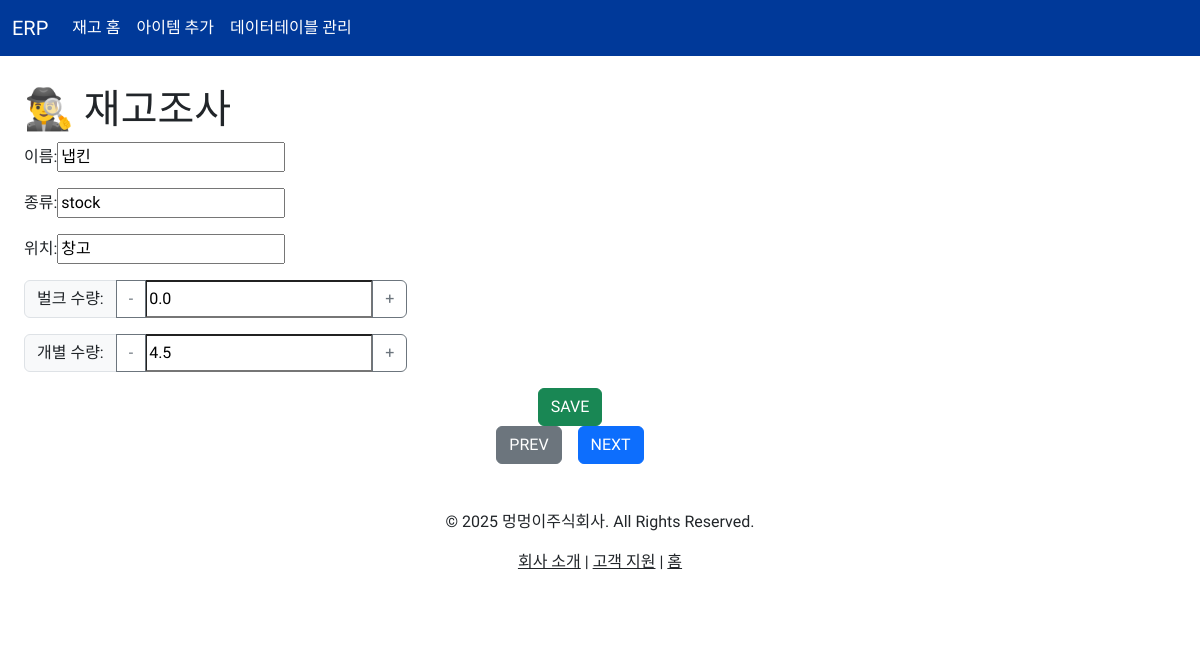
The app's page /stock/investigate_item/218 with its own data.
### stock/models.py (models this page shows, shortened)
class Item(models.Model):
    TYPE_CHOICES = [
        ('dessert','dessert'),
        ('md','md'),
        ('seasonal','seasonal'),
        ('stock','stock'),
        ('syrup','syrup'),
        ('etc','etc')
    ]
    PLACE_CHOICES = [
        ('창고','창고'),
        ('냉장실','냉장실'),
        ('냉동실','냉동실'),
        ('뒷문','뒷문'),
        ('쇼케이스','쇼케이스'),
        ('캐비닛','캐비닛'),
        ('전시대','전시대'),
        ('앞문','앞문'),
        ('etc','etc'),
    ]
    itemCode = models.IntegerField(unique=True, null=True, blank=True, verbose_name='Code')
    typeOfItem = models.CharField(max_length=30, choices=TYPE_CHOICES ,verbose_name='Type')
    name = models.CharField(max_length=30,verbose_name='Name')
    units = models.IntegerField(default=0, verbose_name='Units')
    place = models.CharField(max_length=30, choices=PLACE_CHOICES ,verbose_name='Place')
    amountOfBulk = models.FloatField(default=0.0,verbose_name='Amount Of Bulk')
    amountOfEach = models.FloatField(default=0.0, verbose_name='Amount of Each')
    lastTimeSaved = models.DateTimeField(null=True, auto_now=True, verbose_name='Last Savetime')

### stock/views.py (the view, shortened to what this page needs)
# urls.py: path('investigate_item/<int:pk>',InvestigateItemView.as_view(), name='investigate_item'),
class InvestigateItemView(UpdateView):
    model = Item
    template_name = 'stock/item_investigate.html'
    form_class = InvestigateItemForm
    def get_context_data(self, **kwargs):
        context = super().get_context_data(**kwargs)
        context['prev_item']=Item.objects.filter(pk__lt=self.object.pk).order_by('-pk').first()
        context['next_item']=Item.objects.filter(pk__gt=self.object.pk).order_by('pk').first()
        return context

### stock/forms.py
class InvestigateItemForm(ModelForm):
    class Meta:
        model = Item
        fields = ['name','typeOfItem','place','amountOfBulk','amountOfEach']
        widgets = {
            'name' : forms.TextInput(attrs={'readonly':'readonly'}),
            'typeOfItem' : forms.TextInput(attrs={'readonly':'readonly'}),
            'place': forms.TextInput(attrs={'readonly' : 'readonly'}),
            'amountOfBulk':forms.NumberInput(attrs={'id': 'id_amountOfBulk','step':'0.5','min':'0'}),
            'amountOfEach':forms.NumberInput(attrs={'id': 'id_amountOfEach','step':'0.5','min':'0'})
        }
    def __init__(self, *args, **kwargs):
        super().__init__(*args, **kwargs)
        self.fields['name'].required=False
        self.fields['typeOfItem'].required=False
        self.fields['place'].required=False

### stock/templates/stock/item_investigate.html (shortened to what this page needs)
{% extends "base.html" %}
{% block content %}
<div class='container'>
    <h1>🕵️‍♂️ 재고조사</h1>
    <form method="post">
        <p><label for="{{ form.name.id_for_label }}">이름: </label>{{ form.name }}</p>
        <p><label for="{{ form.typeOfItem.id_for_label }}">종류: </label>{{ form.typeOfItem }}</p>
        <p><label for="{{ form.place.id_for_label }}">위치: </label>{{ form.place }}</p>
        <div class="input-group mb-3">
            <label class="input-group-text" for="{{ form.amountOfBulk.id_for_label }}">벌크 수량:</label>
            <button type="button" class="btn btn-outline-secondary" onclick="decreaseValue('id_amountOfBulk')">-</button>
            {{ form.amountOfBulk }}
            <button type="button" class="btn btn-outline-secondary" onclick="increaseValue('id_amountOfBulk')">+</button>
        </div>
        <div class="input-group mb-3">
            <label class="input-group-text" for="{{ form.amountOfEach.id_for_label }}">개별 수량:</label>
            <button type="button" class="btn btn-outline-secondary" onclick="decreaseValue('id_amountOfEach')">-</button>
            {{ form.amountOfEach }}
            <button type="button" class="btn btn-outline-secondary" onclick="increaseValue('id_amountOfEach')">+</button>
        </div>
        <div style='display:flex; justify-content: center;'>
            <input type="submit" class="btn btn-success" value='SAVE'>
        </div>
    </form>
    <div style='display:flex; justify-content: center;'>
    {% if prev_item %}
        <a href='/stock/investigate_item/{{prev_item.id}}' class='btn btn-secondary mx-2'>PREV</a>
    {% endif %}
    {% if next_item %}
        <a href='/stock/investigate_item/{{next_item.id}}' class='btn btn-primary mx-2'>NEXT</a>
    {% else %}
        <a href='/stock/list' class='btn btn-warning'>FINISH</a>
    {% endif %}
    </div>
</div>
{% endblock %}

### stock/static/stock/css/style.css (style rules this page uses)
body { font-family:"Do Hyeon", sans-serif; }
:root { --bs-font-sans-serif: "Do Hyeon", sans-serif; }

### records on screen
Item: name "냅킨", typeOfItem "stock", place "창고", amountOfBulk "0.0", amountOfEach "4.5"
